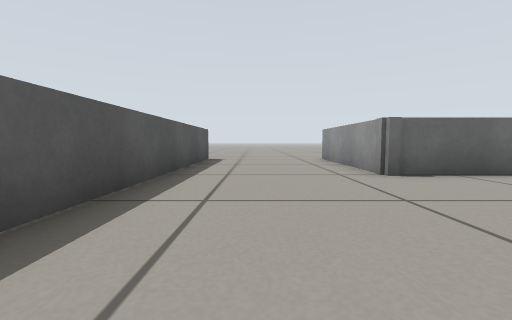
[1] (above)

12 first-person views from a walk through a world built for the Gazebo simulator. The camera is 0.29 m above the floor, tilts 4° down and sees 90° across. The floor is counted in squares, 0.5 m on a side. Each view is taken from the middle of a square. On the plan, view 1 faces up. The plan holds only what a view shows up to about 9 squares ahead; the rest is blank.

[2]
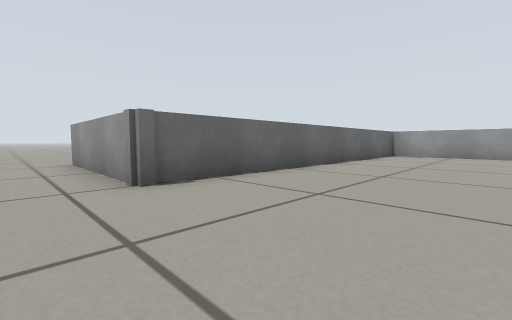

[3]
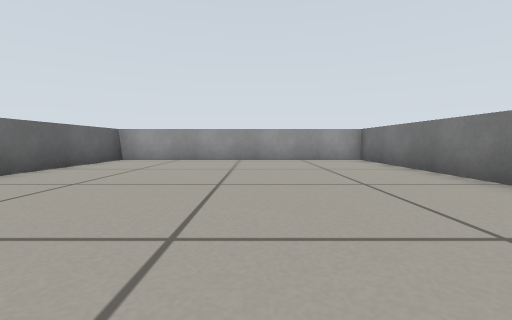

[4]
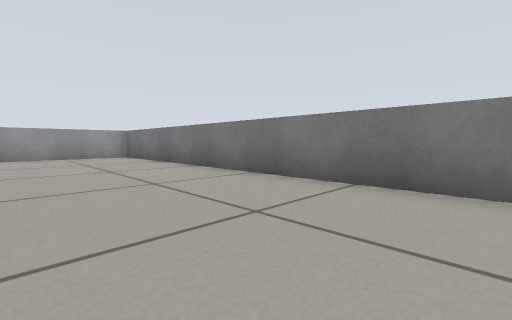

[5]
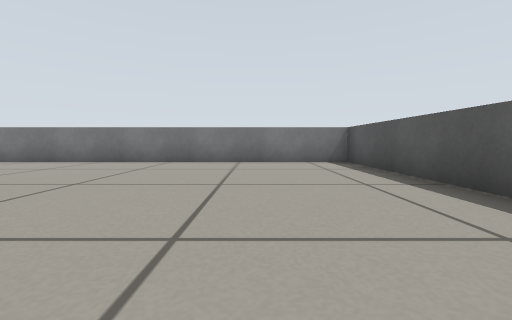

[6]
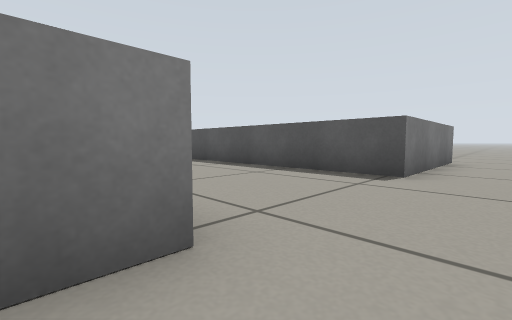

[7]
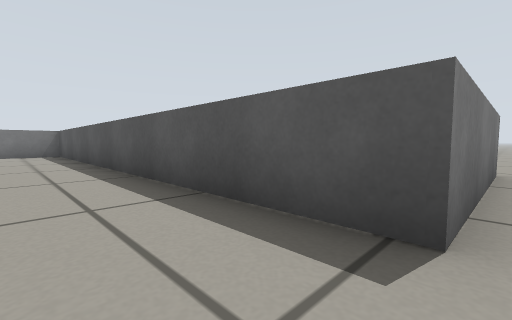

[8]
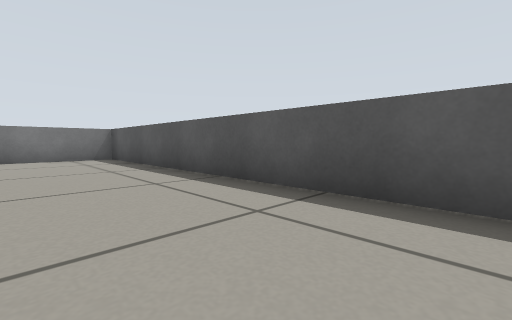

[9]
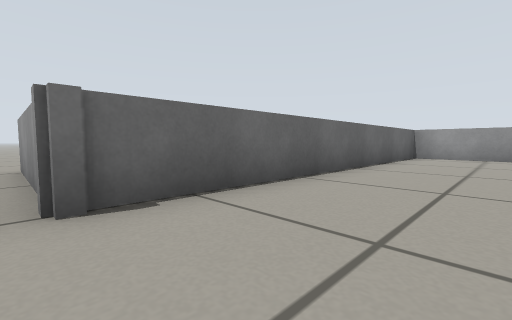

[10]
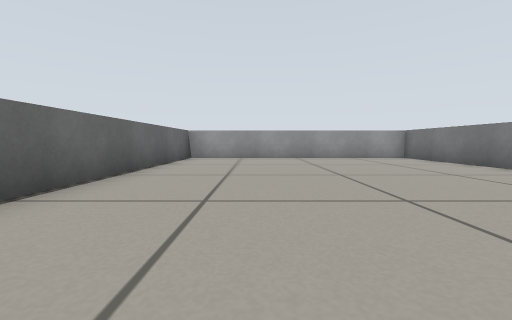

[11]
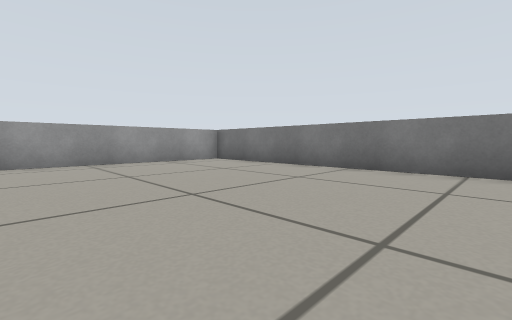

[12]
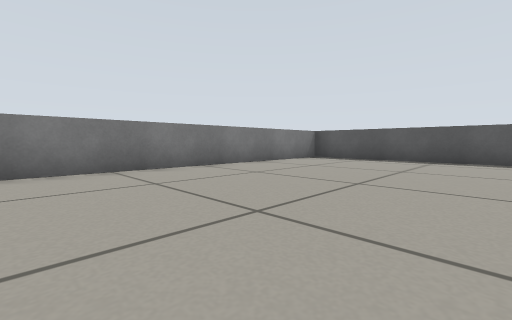

### Floor plan
Points are (right, up) in squares from view 1. A wall is a line through its corners. A room is listed if a view was taken in it or the views show most of it. See-through windows are left out.
Room 1 (views 1, 2, 3, 4, 5, 7, 8, 9, 10, 11, 12)
walls: (-6, 8.8) (-1.6, 8.8) (-1.6, -3.4) (12.4, -3.4) (12.4, 4.5) (2.3, 4.5) (2.3, 8.8)
ways out: opening at (2, 10) to room 2; opening at (-5, 10)
Room 2 (view 6)
walls: (2.3, 8.8) (3.1, 8.8)
ways out: opening at (2, 10) to room 1

Positions as (right, up) in squares from view 1, and headings:
1: (0, 0), facing up
2: (1, 1), facing up-right
3: (4, 0), facing right
4: (2, 0), facing down-right
5: (1, 4), facing down
6: (3, 10), facing down-left
7: (0, 9), facing down-left
8: (1, 6), facing down-left
9: (2, 2), facing up-right
10: (3, 2), facing right
11: (5, 2), facing down-right
12: (7, 2), facing down-left
